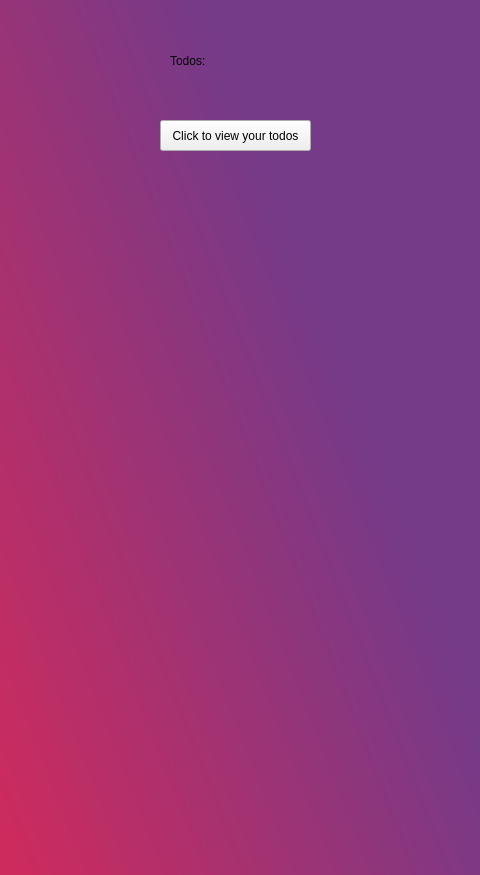
<?xml version="1.0" encoding="UTF-8"?>
<ui version="4.0">
 <class>MainWindow</class>
 <widget class="QMainWindow" name="MainWindow">
  <property name="geometry">
   <rect>
    <x>0</x>
    <y>0</y>
    <width>480</width>
    <height>875</height>
   </rect>
  </property>
  <property name="windowTitle">
   <string>MainWindow</string>
  </property>
  <property name="styleSheet">
   <string notr="true">QWidget#centralwidget{
background-color: qlineargradient(spread:pad, x1:0.052, y1:1, x2:0.763, y2:0.494, stop:0 rgba(204, 43, 94, 255), stop:1 rgba(117, 58, 136, 255));}</string>
  </property>
  <widget class="QWidget" name="centralwidget">
   <widget class="QLabel" name="label">
    <property name="geometry">
     <rect>
      <x>170</x>
      <y>10</y>
      <width>191</width>
      <height>101</height>
     </rect>
    </property>
    <property name="styleSheet">
     <string notr="true">font: 24pt &quot;MS Shell Dlg 2&quot;;</string>
    </property>
    <property name="text">
     <string>Todos:</string>
    </property>
   </widget>
   <widget class="QPushButton" name="pushButton">
    <property name="geometry">
     <rect>
      <x>160</x>
      <y>120</y>
      <width>151</width>
      <height>31</height>
     </rect>
    </property>
    <property name="text">
     <string>Click to view your todos</string>
    </property>
   </widget>
  </widget>
 </widget>
 <resources/>
 <connections/>
</ui>
